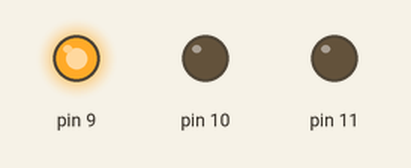
Simulated run of this sketch. Board: Arduino Uno, built with avr-gcc and run on an emulated ATmega328P. Parts: output pins drawn as LEDs (lit = HIGH).

Above: at 0.2 s.
At 1.2 s:
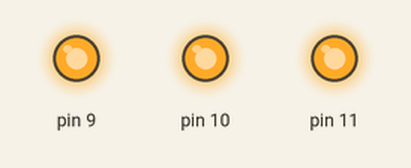
At 1.7 s:
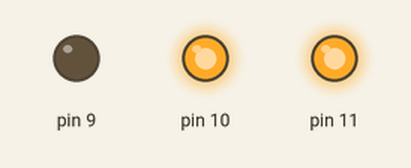
At 2.2 s:
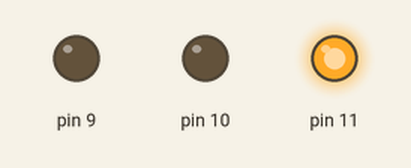
At 3.7 s:
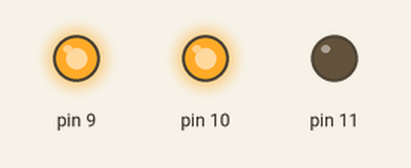
At 5.7 s:
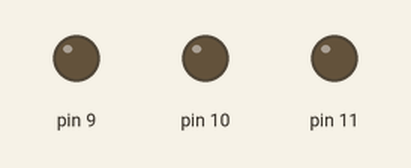
Timing chart, 0 to 6.9 s (numbered marks = the images above):
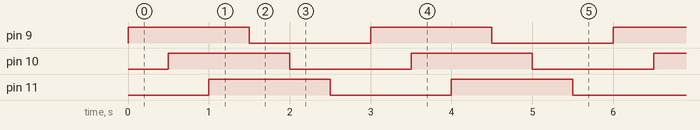

Measured:
- by itself, pin 9–11: alternates HIGH for 1.5 s and LOW for 1.5 s
- by itself, everything shown: repeats every 3.0 s, in 6 steps

The sketch:

Atividade_Arduino_Codigo.ino
```cpp
void setup() {
    pinMode(9, OUTPUT);
    pinMode(10, OUTPUT);
    pinMode(11, OUTPUT);
}

// the loop function runs over and over again forever
void loop() {
    digitalWrite(9, HIGH);   // Acender o primeiro
    delay(500);              // Tempo para Acender o segundo
    digitalWrite(10, HIGH);  // Acender o primeiro
    delay(500);              // Tempo para Acender o terceiro
    digitalWrite(11, HIGH);  // Acender o primeiro

    delay(500);              // Tempo para Apagar o primeiro
    digitalWrite(9, LOW);    // Apagar o primeiro
    delay(500);              // Tempo para Apagar o segundo
    digitalWrite(10, LOW);   // Apagar o primeiro
    delay(500);              // Tempo para Apagar o terceiro
    digitalWrite(11, LOW);   // Apagar o primeiro
    delay(500);              // Tempo para Reacender o primeiro
}
```
